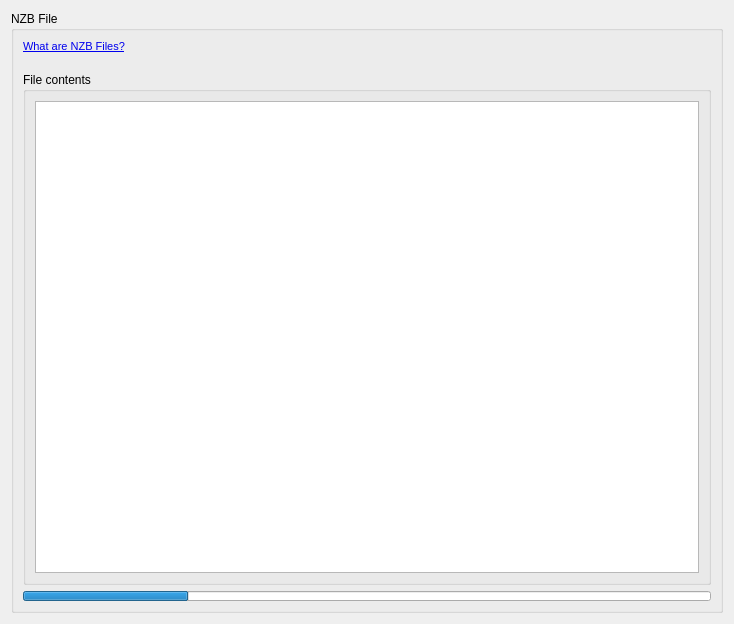
<?xml version="1.0" encoding="UTF-8"?>
<ui version="4.0">
 <class>NZB</class>
 <widget class="QWidget" name="NZB">
  <property name="geometry">
   <rect>
    <x>0</x>
    <y>0</y>
    <width>734</width>
    <height>624</height>
   </rect>
  </property>
  <property name="windowTitle">
   <string>NZB</string>
  </property>
  <property name="windowIcon">
   <iconset resource="resource.qrc">
    <normaloff>:/resource/16x16_ico_png/ico_nzb.png</normaloff>:/resource/16x16_ico_png/ico_nzb.png</iconset>
  </property>
  <layout class="QGridLayout" name="gridLayout_4">
   <item row="0" column="0">
    <widget class="QGroupBox" name="grpBox">
     <property name="title">
      <string>NZB File</string>
     </property>
     <layout class="QVBoxLayout" name="verticalLayout">
      <item>
       <widget class="QLabel" name="label">
        <property name="sizePolicy">
         <sizepolicy hsizetype="Preferred" vsizetype="Minimum">
          <horstretch>0</horstretch>
          <verstretch>0</verstretch>
         </sizepolicy>
        </property>
        <property name="text">
         <string>&lt;!DOCTYPE HTML PUBLIC &quot;-//W3C//DTD HTML 4.0//EN&quot; &quot;http://www.w3.org/TR/REC-html40/strict.dtd&quot;&gt;
&lt;html&gt;&lt;head&gt;&lt;meta name=&quot;qrichtext&quot; content=&quot;1&quot; /&gt;&lt;style type=&quot;text/css&quot;&gt;
p, li { white-space: pre-wrap; }
&lt;/style&gt;&lt;/head&gt;&lt;body style=&quot; font-family:'Sans Serif'; font-size:8pt; font-weight:400; font-style:normal;&quot;&gt;
&lt;p align=&quot;justify&quot; style=&quot; margin-top:0px; margin-bottom:0px; margin-left:0px; margin-right:0px; -qt-block-indent:0; text-indent:0px;&quot;&gt;&lt;a href=&quot;http://en.wikipedia.org/wiki/NZB&quot;&gt;&lt;span style=&quot; text-decoration: underline; color:#0000ee;&quot;&gt;What are NZB Files?&lt;/span&gt;&lt;/a&gt;&lt;/p&gt;
&lt;p align=&quot;justify&quot; style=&quot;-qt-paragraph-type:empty; margin-top:0px; margin-bottom:0px; margin-left:0px; margin-right:0px; -qt-block-indent:0; text-indent:0px;&quot;&gt;&lt;/p&gt;&lt;/body&gt;&lt;/html&gt;</string>
        </property>
        <property name="textFormat">
         <enum>Qt::AutoText</enum>
        </property>
        <property name="scaledContents">
         <bool>false</bool>
        </property>
        <property name="wordWrap">
         <bool>true</bool>
        </property>
        <property name="openExternalLinks">
         <bool>true</bool>
        </property>
       </widget>
      </item>
      <item>
       <widget class="QGroupBox" name="grpContents">
        <property name="sizePolicy">
         <sizepolicy hsizetype="Preferred" vsizetype="Minimum">
          <horstretch>0</horstretch>
          <verstretch>0</verstretch>
         </sizepolicy>
        </property>
        <property name="title">
         <string>File contents</string>
        </property>
        <layout class="QHBoxLayout" name="horizontalLayout">
         <item>
          <widget class="QTableView" name="tableView">
           <property name="selectionMode">
            <enum>QAbstractItemView::ExtendedSelection</enum>
           </property>
           <property name="selectionBehavior">
            <enum>QAbstractItemView::SelectRows</enum>
           </property>
           <property name="showGrid">
            <bool>false</bool>
           </property>
           <property name="sortingEnabled">
            <bool>true</bool>
           </property>
           <attribute name="horizontalHeaderMinimumSectionSize">
            <number>0</number>
           </attribute>
           <attribute name="horizontalHeaderStretchLastSection">
            <bool>true</bool>
           </attribute>
           <attribute name="verticalHeaderVisible">
            <bool>false</bool>
           </attribute>
           <attribute name="verticalHeaderDefaultSectionSize">
            <number>16</number>
           </attribute>
          </widget>
         </item>
        </layout>
       </widget>
      </item>
      <item>
       <widget class="QProgressBar" name="progressBar">
        <property name="maximumSize">
         <size>
          <width>16777215</width>
          <height>10</height>
         </size>
        </property>
        <property name="value">
         <number>24</number>
        </property>
        <property name="textVisible">
         <bool>false</bool>
        </property>
       </widget>
      </item>
     </layout>
    </widget>
   </item>
  </layout>
  <action name="actionOpen">
   <property name="icon">
    <iconset resource="resource.qrc">
     <normaloff>:/resource/16x16_ico_png/ico_open.png</normaloff>:/resource/16x16_ico_png/ico_open.png</iconset>
   </property>
   <property name="text">
    <string>Open NZB</string>
   </property>
   <property name="toolTip">
    <string>Browse and open NZB files</string>
   </property>
  </action>
  <action name="actionDownload">
   <property name="icon">
    <iconset resource="resource.qrc">
     <normaloff>:/resource/16x16_ico_png/ico_download.png</normaloff>:/resource/16x16_ico_png/ico_download.png</iconset>
   </property>
   <property name="text">
    <string>Download</string>
   </property>
   <property name="toolTip">
    <string>Download selected items</string>
   </property>
  </action>
  <action name="actionClear">
   <property name="icon">
    <iconset resource="resource.qrc">
     <normaloff>:/resource/16x16_ico_png/ico_trash.png</normaloff>:/resource/16x16_ico_png/ico_trash.png</iconset>
   </property>
   <property name="text">
    <string>Clear</string>
   </property>
   <property name="toolTip">
    <string>Clear all items</string>
   </property>
  </action>
  <action name="actionDelete">
   <property name="icon">
    <iconset resource="resource.qrc">
     <normaloff>:/resource/16x16_ico_png/ico_delete.png</normaloff>:/resource/16x16_ico_png/ico_delete.png</iconset>
   </property>
   <property name="text">
    <string>Delete</string>
   </property>
   <property name="toolTip">
    <string>Delete selected items</string>
   </property>
   <property name="shortcut">
    <string>Del</string>
   </property>
  </action>
  <action name="actionDownloadEdit">
   <property name="icon">
    <iconset>
     <normaloff>:/ico/ico_folder.png</normaloff>:/ico/ico_folder.png</iconset>
   </property>
   <property name="text">
    <string>Edit...</string>
   </property>
  </action>
  <action name="actionDownloadBrowse">
   <property name="icon">
    <iconset>
     <normaloff>:/ico/ico_folder.png</normaloff>:/ico/ico_folder.png</iconset>
   </property>
   <property name="text">
    <string>Browse...</string>
   </property>
  </action>
  <action name="actionSettings">
   <property name="icon">
    <iconset resource="resource.qrc">
     <normaloff>:/resource/16x16_ico_png/ico_settings.png</normaloff>:/resource/16x16_ico_png/ico_settings.png</iconset>
   </property>
   <property name="text">
    <string>Settings</string>
   </property>
   <property name="toolTip">
    <string>Open NZB settings</string>
   </property>
  </action>
  <action name="actionDownloadNZB">
   <property name="icon">
    <iconset>
     <normaloff>:/ico/ico_download.png</normaloff>:/ico/ico_download.png</iconset>
   </property>
   <property name="text">
    <string>Download NZB</string>
   </property>
   <property name="toolTip">
    <string>Download the contents of a NZB file</string>
   </property>
  </action>
 </widget>
 <resources>
  <include location="resource.qrc"/>
 </resources>
 <connections/>
</ui>
